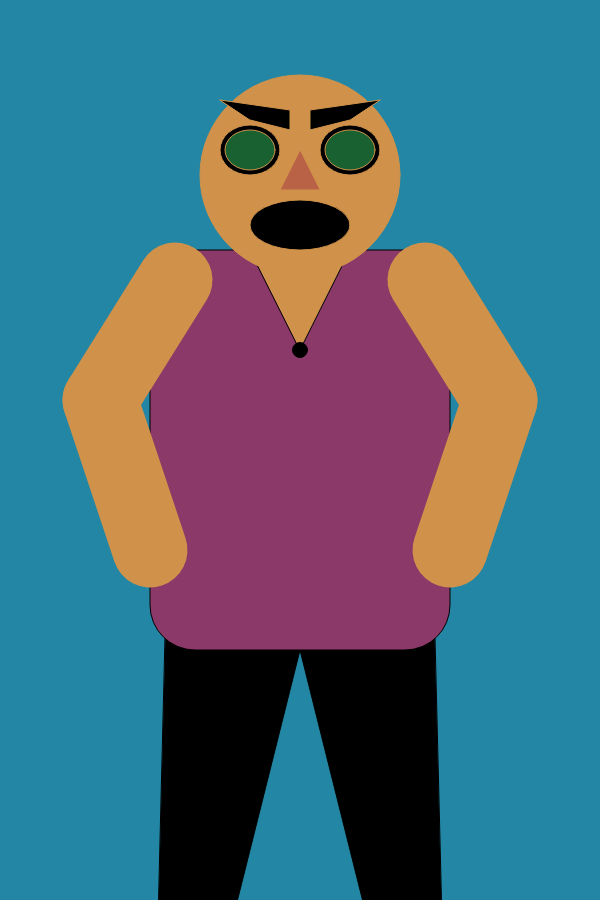
Frame 1 (no input)
Frame 60 (no input): identical to frame 1, image omitted
Frame 120 (the mouse pressed at the canvas centre since frame 60): identical to frame 1, image omitted

The p5.js sketch that drew this single still picture (run headless with seeded random() and noise() and a simulated clock; from frame 60 on, the mouse is pressed at the canvas centre):

// p5.js sketch
// ── sketch.js
function setup() {
    // create a canvas to draw
    createCanvas( 600, 900 );
}

function draw() {
    // set the background color
    background( 'rgb(34, 134, 164)' );


    // create sandbox
    push();

    // move the grid to the center of canvas
    translate( 300, 450 );



    // **LEGS******************
    push();

    //left LEG
    fill(0);
    triangle( -130, 0, 50, 0, -150, 800);

    //Right leg
    scale( -1, 1);
    fill(0);
    triangle( -130, 0, 50, 0, -150, 800);

    pop();



    // ** BODY *********************
    push();
    //Main Body
    fill( 'rgb(139, 57, 105)' );
    rect( -150, -200, 300, 400, 45 );

    // v neck shirt
    fill('rgb(208, 146, 74)')
    triangle(-50, -200, 50, -200, 0, -100);

    // BUTTON on shirt

    fill( 0 );

    ellipse(-0, -100, 15, 15);

    pop();
    // **END BODY******************





    // ** ARMS ********************
    push();
    // right arm

    stroke( ' rgb(208, 146, 74)');
    strokeWeight(75);
    line( -150, 100, -200, -50 );
    line( -200, -50, -125, -170 );


    push();
    //LEFT ARM
    scale( -1, 1 );
    stroke( ' rgb(208, 146, 74)');
    strokeWeight(75);
    line( -150, 100, -200, -50 );
    line( -200, -50, -125, -170 );

    pop();
    // **END ARMS**


    // ** HEAD ************
    push();
    translate(0, -300);

    //skull
    strokeWeight(1)
    fill(' rgb(208, 146, 74)' );
    ellipse( 0, 25, 200, 200);


    // **MOUTH**
    fill( 0 );
    ellipse( 0, 75, 100, 50);

    //**EYES*********

    //right EYE
    fill( 0 );
    ellipse( -50, 0, 60, 50);

    fill( 'rgb(26, 97, 49)');
    ellipse( -50, 0, 50, 40);

    // right eyebrow
    fill( 0 );
    quad( -80, -50, -10, -40, -10, -20, -50, -30)

    //left EYE
    fill( 0 );
    ellipse( 50, 0, 60, 50);


    fill( 'rgb(26, 97, 49)' );
    ellipse( 50, 0, 50, 40);

    //left eyebrow
    fill( 0 );
    scale( -1, 1)
    fill( 0 );
    quad( -80, -50, -10, -40, -10, -20, -50, -30)

    // ****** Nose *****
    fill( 'rgb(185, 98, 70)' );
    triangle( 0, 0, 20, 40, -20, 40);


    pop();
    // **END MOUTH**

    // **EYES**
    push();
    // eye code goes here

    pop();
    // **END EYES**

    pop();
    // **END HEAD**


    // ** END CHARACTER SANDBOX *****
    pop();



}
